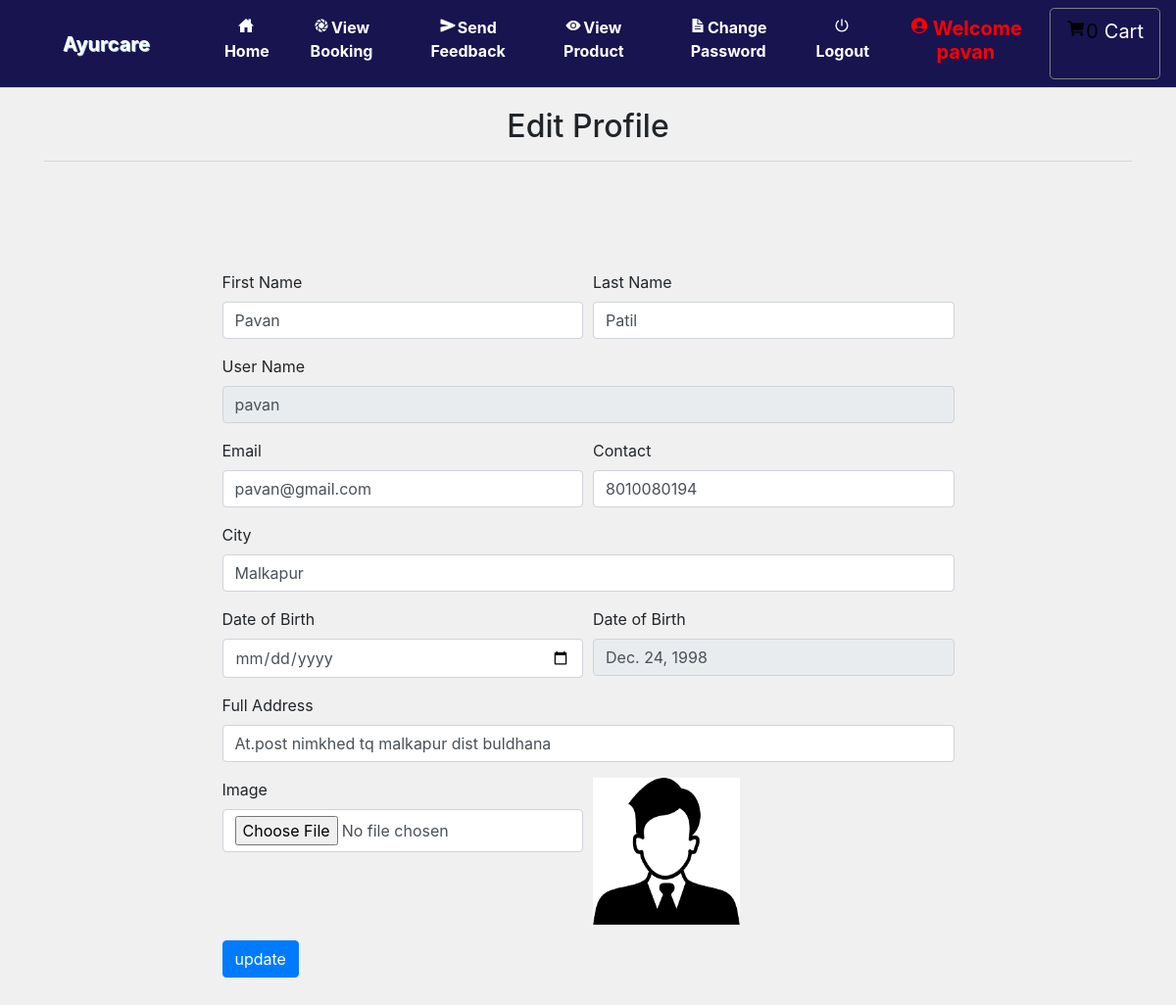
Page /edit_profile (signed in) on the committed database.
### ayurcare/models.py (models this page shows, shortened)
class Profile(models.Model):
    user = models.ForeignKey(User, on_delete=models.CASCADE, null=True)
    dob = models.DateField(null=True)
    city = models.CharField(max_length=30, null=True)
    address = models.CharField(max_length=50, null=True)
    contact = models.CharField(max_length=10, null=True)
    image = models.FileField(null=True)

### ayurcare/views.py (the view, shortened to what this page needs)
# urls.py: path('edit_profile', Edit_profile, name='edit_profile'),
def Edit_profile(request):
    if not request.user.is_authenticated:
        return redirect('login')
    error = False
    user=User.objects.get(id=request.user.id)
    pro = Profile.objects.get(user=user)
    cart = ""
    try:
        cart = Cart.objects.get(profile=pro)
    except:
        pass
    num1=0
    total=0
    for i in cart:
        total+=i.product.price
        num1+=1
    d = {'error':error,'pro':pro,'num1':num1,'total':total}
    return render(request, 'edit_profile.html',d)

### ayurcare/templates/edit_profile.html (shortened to what this page needs)
{% extends 'navigation.html' %}
{% block body %}
{% load static %}
<div class="container">
    <h2 style="margin-top:20px" align="center">Edit Profile</h2><hr>
<div class="container-fluid" style="width:70%;margin-top:10%">
<form method="post" action="" enctype="multipart/form-data">
    <div class="form-row">
    <div class="form-group col-md-6">
      <label for="inputEmail4">First Name</label>
      <input type="text" class="form-control" value="{{pro.user.first_name}}" name="fname" id="inputEmail4">
    </div>
    <div class="form-group col-md-6">
      <label for="inputPassword4">Last Name</label>
      <input type="text" class="form-control" name="lname" value="{{pro.user.last_name}}" id="inputPassword4">
    </div>
  </div>
    <div class="form-row">
    <div class="form-group col-md-12">
      <label for="inputEmail4">User Name</label>
      <input type="text" class="form-control" name="uname" value="{{pro.user.username}}" id="inputEmail4" readonly>
    </div>
  </div>
        <div class="form-row">
<div class="form-group col-md-6">
    <label for="exampleInputEmail1">Email</label>
    <input type="email" class="form-control" id="exampleInputEmail1" aria-describedby="emailHelp" name="email" value="{{pro.user.email}}">
  </div>
  <div class="form-group col-md-6">
    <label for="exampleInputPassword1">Contact</label>
    <input type="text" class="form-control" id="exampleInputPassword1" value="{{pro.contact}}" name="contact">
  </div>
        </div>
        <div class="form-row">
    <div class="form-group col-md-12">
    <label for="exampleInputPassword1">City</label>
    <input type="text" class="form-control" id="exampleInputPassword1" value="{{pro.city}}" name="city">
  </div>
        </div>
    <div class="form-row">
    <div class="form-group col-md-6">
        <label for="exampleInputPassword1">Date of Birth</label>
    <input type="date" class="form-control" id="exampleInputPassword1" name="date">
  </div>
        <div class="form-group col-md-6">
        <label for="exampleInputPassword1">Date of Birth</label>
    <input type="text" class="form-control" id="exampleInputPassword1" value="{{pro.dob}}" readonly>
        </div>
        </div>
    <div class="form-row">
    <div class="form-group col-md-12">
    <label for="exampleInputPassword1">Full Address</label>
    <input type="text" class="form-control" id="exampleInputPassword1" value="{{pro.address}}" name="add">
  </div>
    </div>
    <div class="form-row">
<div class="form-group col-md-6">
    <label for="exampleInputPassword1">Image</label>
    <input type="file" class="form-control" id="exampleInputPassword1" name="img" value="choose file">
</div>
        <div class="form-group col-md-6">
    <img src="{{pro.image.url}}" style="width:150px;height:150px">
</div>
    </div>
  <button type="submit" class="btn btn-primary" style="margin-bottom:5%">update</button>
</form>
</div>
</div>
{% endblock %}

### ayurcare/templates/navigation.html (shortened to what this page needs)
<!DOCTYPE html>
<html lang="en">
<head>
    {% load static %}
     <link rel="stylesheet" href="https://maxcdn.bootstrapcdn.com/bootstrap/4.0.0/css/bootstrap.min.css">
  <link rel = stylesheet href = "//cdn.datatables.net/1.10.19/css/jquery.dataTables.min.css">
<link rel="stylesheet" href="https://cdnjs.cloudflare.com/ajax/libs/font-awesome/4.7.0/css/font-awesome.min.css">
</head>
<body style="background-color:rgb(240, 240, 240)">
<nav class="navbar navbar-expand-sm" style = "background-color : #181450 ; border-bottom:1px solid #d7fc06">
  <a class="navbar-brand pl-5" href="#" style="color:white ; font-weight : bold">Ayurcare</a>
<div class="collapse navbar-collapse" id="collapsibleNavbar">
  <ul class="navbar-nav pl-5 text-center">
    {% if request.user.username %}
    {% if not request.user.is_staff %}
    <li class="nav-item">
      <a class="nav-link" href="{% url 'home' %}" style="color:white"><ion-icon style="margin-right:2px" name="home-sharp"></ion-icon>Home</a>
    </li>
    <li class="nav-item">
      <a class="nav-link" href="{% url 'view_booking' %}" style="color:white"><ion-icon style="margin-right:2px" name="aperture"></ion-icon>View Booking</a>
    </li>
    <li class="nav-item">
      <a class="nav-link" href="{% url 'send_feedback' request.user.id %}" style="color:white"><ion-icon style="margin-right:2px" name="send"></ion-icon>Send Feedback</a>
    </li>
    <li class="nav-item">
      <a class="nav-link" href="{% url 'view_product' 0 %}" style="color:white"><ion-icon style="margin-right:2px" name="eye"></ion-icon>View Product</a>
    </li>
    <li class="nav-item">
      <a class="nav-link" href="{% url 'change_password' %}" style="color:white"><ion-icon style="margin-right:2px" name="document-text-sharp"></ion-icon>Change Password</a>
    </li>
    {% endif %}
    {% endif %}
    {% if request.user.is_authenticated %}
    <a class="nav-link" href="{% url 'logout' %}" style="color:white"><ion-icon style="margin-right:2px" name="power-sharp"></ion-icon>Logout</a>
    {% if not request.user.is_staff %}
    <li class="nav-item">
      <a href="{% url 'profile' %}"><h5 class="nav-link" style="color:red"><ion-icon style="margin-right:4px;color:#FF0000" name="person-circle-sharp"></ion-icon>Welcome {{request.user.username}}</h5>
      </a></li>
    {% else %}
    <li class="nav-item">
      <h5  class="nav-link" style="color:#91DE00"><ion-icon style="margin-right:4px;color:#91DE00" name="person-circle-sharp"></ion-icon>Welcome {{request.user.username}}</h5>
    </li>
    {% endif %}
    {% endif %}
    {% if not request.user.is_staff %}
    {% if request.user.username %}
      <a href="{% url 'cart' %}" style="border:1px solid gray" class="btn btn-default btn-lg text-dark text-capitalize">
        <ion-icon style="color:black;margin-top:2%" name="cart"></ion-icon><span style="color:black">{{num1}}</span><span style="margin-left:6px;margin-top:2%;color:white">Cart</span></a></center>
{% endif %}
    {% endif %}
    </ul>
</div>
</nav>
{% block body %}
{% endblock %}
</body></html>

### ayurcare/templates/navigation.html (style rules this page uses)
* { box-sizing: border-box; }
.nav-link { font-weight:bold; }
.navbar-brand { text-shadow: 1px 1px lightblue; }

### rows in the picture
Profile: fname "Pavan", lname "Patil", uname "pavan", email "pavan@gmail.com", contact "8010080194", city "Malkapur", dob "Dec. 24, 1998", add "At.post nimkhed tq malkapur dist buldhana", image (picture)

### other values in the picture
{{ request.user.username }} "pavan"
{{ num1 }} "0"
